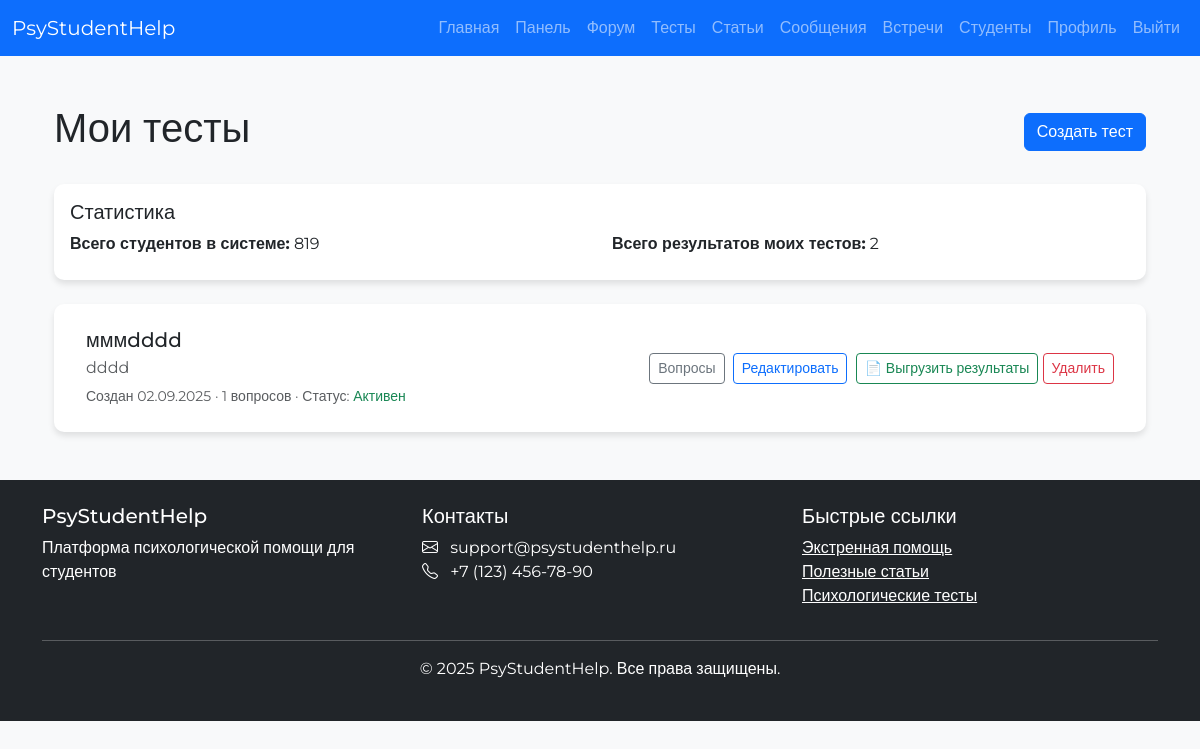
/tests (signed in), run on an earlier commit of the app's database.
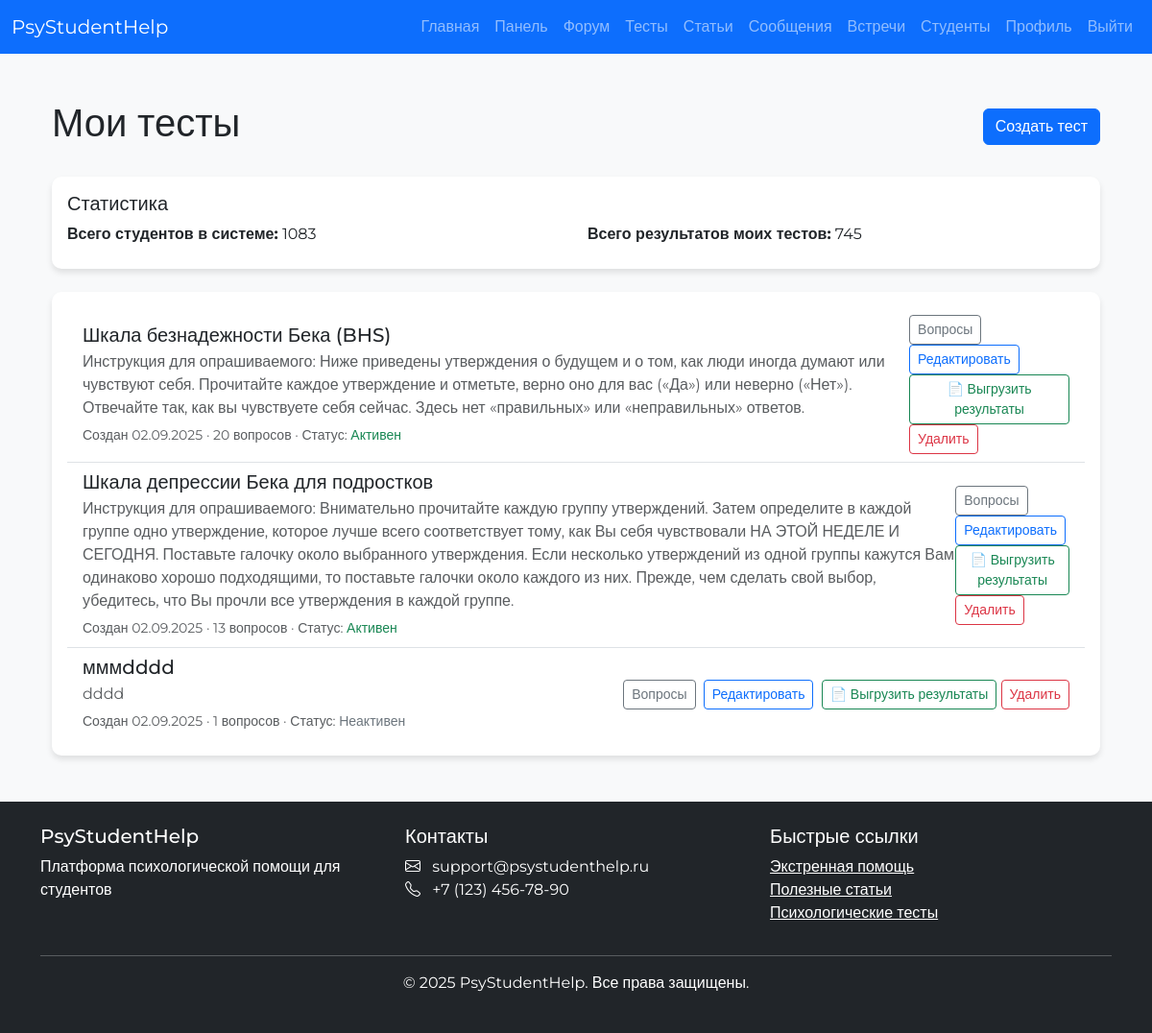
And on a later commit of the database.
### models.py (models this page shows)
class Test(db.Model):
    __tablename__ = 'test'
    id = db.Column(db.Integer, primary_key=True)
    title = db.Column(db.String(200), nullable=False)
    description = db.Column(db.Text)
    user_id = db.Column(db.Integer, db.ForeignKey('user.id'), nullable=False)
    created_at = db.Column(db.DateTime, default=datetime.utcnow)
    is_active = db.Column(db.Boolean, default=True)
    questions = db.relationship('Question', backref='test', lazy=True, cascade='all, delete-orphan')
    results = db.relationship('TestResult', backref='test', lazy=True, cascade='all, delete-orphan')
    interpretations = db.relationship('TestInterpretation', backref='test', lazy=True, cascade='all, delete-orphan', order_by='TestInterpretation.min_score')

### main.py (the view)
@app.route('/tests')
def tests():
    if 'user_id' not in session:
        return redirect(url_for('login'))
    user = get_current_user()
    if user.role == 'psychologist':
        tests = Test.query.filter_by(user_id=user.id).order_by(Test.created_at.desc()).all()
        total_students = User.query.filter_by(role='student').count()
        total_results = TestResult.query.join(Test).filter(Test.user_id == user.id).count()
        return render_template('psychologist_tests.html', tests=tests,
                               total_students=total_students, total_results=total_results)
    else:
        available_tests = Test.query.filter_by(is_active=True).order_by(Test.created_at.desc()).all()
        my_results = {result.test_id: result for result in TestResult.query.filter_by(user_id=user.id).all()}
        return render_template('student_tests.html', tests=available_tests, my_results=my_results)

### admin.py (called while the page is built)
@admin_bp.before_app_request
def _bootstrap_superadmin_once():
    flag = "SUPERADMIN_BOOTSTRAPPED"
    if not current_app.config.get(flag):
        try:
            ensure_initial_superadmin()
        finally:
            current_app.config[flag] = True

### main.py (called while the page is built)
def is_psychologist():
    return 'user_id' in session and User.query.get(session['user_id']).role == 'psychologist'

def get_current_user():
    if 'user_id' in session:
        return User.query.get(session['user_id'])
    return None

### templates/psychologist_tests.html
{% extends "base.html" %}
{% block content %}
<div class="container mt-5">
    <div class="d-flex justify-content-between align-items-center mb-4">
        <h1>Мои тесты</h1>
        <a href="{{ url_for('create_test') }}" class="btn btn-primary">Создать тест</a>
    </div>
    <div class="card mb-4">
        <div class="card-body">
            <h5 class="card-title">Статистика</h5>
            <div class="row">
                <div class="col-md-6">
                    <p class="mb-2"><strong>Всего студентов в системе:</strong> {{ total_students }}</p>
                </div>
                <div class="col-md-6">
                    <p class="mb-2"><strong>Всего результатов моих тестов:</strong> {{ total_results }}</p>
                </div>
            </div>
        </div>
    </div>
    <div class="card">
        <div class="card-body">
            {% if tests %}
                <div class="list-group">
                    {% for test in tests %}
                    <div class="list-group-item">
                        <div class="d-flex justify-content-between align-items-center">
                            <div>
                                <h5 class="mb-1">{{ test.title }}</h5>
                                <p class="mb-1 text-muted">{{ test.description }}</p>
                                <small class="text-muted">
                                    Создан {{ test.created_at.strftime('%d.%m.%Y') }} ·
                                    {{ test.questions|length }} вопросов ·
                                    Статус: {% if test.is_active %}<span class="text-success">Активен</span>{% else %}<span class="text-secondary">Неактивен</span>{% endif %}
                                </small>
                            </div>
                            <div>
                                <a href="{{ url_for('add_questions', test_id=test.id) }}" class="btn btn-sm btn-outline-secondary me-1">Вопросы</a>
                                <a href="{{ url_for('edit_test', test_id=test.id) }}" class="btn btn-sm btn-outline-primary me-1">Редактировать</a>
                                                                <a href="{{ url_for('download_test_results', test_id=test.id) }}"
                                   class="btn btn-sm btn-outline-success">
                                   📄 Выгрузить результаты
                                </a>
                                <form action="{{ url_for('delete_test', test_id=test.id) }}" method="POST" class="d-inline">
                                    <button type="submit" class="btn btn-sm btn-outline-danger" onclick="return confirm('Вы уверены, что хотите удалить тест?');">Удалить</button>
                                </form>
                            </div>
                        </div>
                    </div>
                    {% endfor %}
                </div>
            {% else %}
                <div class="alert alert-info">
                    Вы еще не создали ни одного теста. <a href="{{ url_for('create_test') }}" class="alert-link">Создайте первый тест</a>.
                </div>
            {% endif %}
        </div>
    </div>
</div>
{% endblock %}

### templates/base.html (shortened to what this page needs)
<!DOCTYPE html>
<html lang="ru">
<head>
    <link href="https://cdn.jsdelivr.net/npm/bootstrap@5.3.0/dist/css/bootstrap.min.css" rel="stylesheet">
    <link rel="stylesheet" href="https://cdn.jsdelivr.net/npm/bootstrap-icons@1.10.0/font/bootstrap-icons.css">
    <link href="https://cdn.jsdelivr.net/npm/fullcalendar@6.1.8/main.min.css" rel="stylesheet">
    <link rel="stylesheet" href="{{ url_for('static', filename='css/style.css') }}">
</head>
<body>
    <nav class="navbar navbar-expand-lg navbar-dark bg-primary">
        <div class="container-fluid">
            <a class="navbar-brand" href="{{ url_for('index') }}">PsyStudentHelp</a>
            <div class="collapse navbar-collapse" id="navbarNav">
                <ul class="navbar-nav ms-auto">
                    <li class="nav-item">
                        <a class="nav-link" href="{{ url_for('index') }}">Главная</a>
                    </li>
                    {% if get_current_user() %}
                    <li class="nav-item">
                        <a class="nav-link" href="{{ url_for('dashboard') }}">Панель</a>
                    </li>
                    <li class="nav-item">
                        <a class="nav-link" href="{{ url_for('posts') }}">Форум</a>
                    </li>
                    <li class="nav-item">
                        <a class="nav-link" href="{{ url_for('tests') }}">Тесты</a>
                    </li>
                    <li class="nav-item">
                        <a class="nav-link" href="{{ url_for('articles') }}">Статьи</a>
                    </li>
                    <li class="nav-item">
                        <a class="nav-link" href="{{ url_for('messages') }}">
                            Сообщения
                        </a>
                    </li>
                    <li class="nav-item">
                        <a class="nav-link" href="{{ url_for('appointments') }}">Встречи</a>
                    </li>
                    {% if is_psychologist() %}
                    <li class="nav-item">
                        <a class="nav-link" href="{{ url_for('student_list') }}">Студенты</a>
                    </li>
                    {% endif %}
                    <li class="nav-item">
                        <a class="nav-link" href="{{ url_for('profile', username=get_current_user().username) }}">Профиль</a>
                    </li>
                    <li class="nav-item">
                        <a class="nav-link" href="{{ url_for('logout') }}">Выйти</a>
                    </li>
                    {% endif %}
                </ul>
            </div>
        </div>
    </nav>
    <main class="container my-5">
        {% block content %}
        {% endblock %}
    </main>
    <footer class="bg-dark text-white py-4 mt-auto">
        <div class="container">
            <div class="row">
                <div class="col-md-4">
                    <h5>PsyStudentHelp</h5>
                    <p>Платформа психологической помощи для студентов</p>
                </div>
                <div class="col-md-4">
                    <h5>Контакты</h5>
                    <ul class="list-unstyled">
                        <li><i class="bi bi-envelope me-2"></i> support@psystudenthelp.ru</li>
                        <li><i class="bi bi-telephone me-2"></i> +7 (123) 456-78-90</li>
                    </ul>
                </div>
                <div class="col-md-4">
                    <h5>Быстрые ссылки</h5>
                    <ul class="list-unstyled">
                        <li><a href="{{ url_for('emergency') }}" class="text-white">Экстренная помощь</a></li>
                        <li><a href="{{ url_for('articles') }}" class="text-white">Полезные статьи</a></li>
                        <li><a href="{{ url_for('tests') }}" class="text-white">Психологические тесты</a></li>
                    </ul>
                </div>
            </div>
            <hr class="bg-white">
            <div class="text-center">
                <p>&copy; 2025 PsyStudentHelp. Все права защищены.</p>
            </div>
        </div>
    </footer>
</body>
</html>

### static/css/style.css (style rules this page uses)
body { font-family: 'Montserrat', sans-serif; background-color: #f8f9fa; }
.card { border: none; border-radius: 10px; box-shadow: 0 4px 6px rgba(0, 0, 0, 0.1); transition: transform 0.3s ease, box-shadow 0.3s ease; }
.list-group-item { border-left: none; border-right: none; }
.list-group-item:first-child { border-top: none; }
.list-group-item:last-child { border-bottom: none; }

What changed in the data, as far as the page shows it:
added Test: title "Шкала безнадежности Бека (BHS)", description "Инструкция для опрашиваемого: Ниже приведены утверждения о будущем и о том, как люди иногда думают или чувствуют себя. Прочитайте каждое утверждение и отметьте, верно оно для вас («Да») или неверно («Нет»). Отвечайте так, как вы чувствуете себя сейчас. Здесь нет «правильных» или «неправильных» ответов.", created_at "02.09.2025", questions|length "20", is_active "Активен"
added Test: title "Шкала депрессии Бека для подростков", description "Инструкция для опрашиваемого: Внимательно прочитайте каждую группу утверждений. Затем определите в каждой группе одно утверждение, которое лучше всего соответствует тому, как Вы себя чувствовали НА ЭТОЙ НЕДЕЛЕ И СЕГОДНЯ. Поставьте галочку около выбранного утверждения. Если несколько утверждений из одной группы кажутся Вам одинаково хорошо подходящими, то поставьте галочки около каждого из них. Прежде, чем сделать свой выбор, убедитесь, что Вы прочли все утверждения в каждой группе.", created_at "02.09.2025", questions|length "13", is_active "Активен"
changed Test "мммdddd": is_active "Активен" → "Неактивен"
Also different on the page:
{{ total_students }}: "819" → "1083"
{{ total_results }}: "2" → "745"
